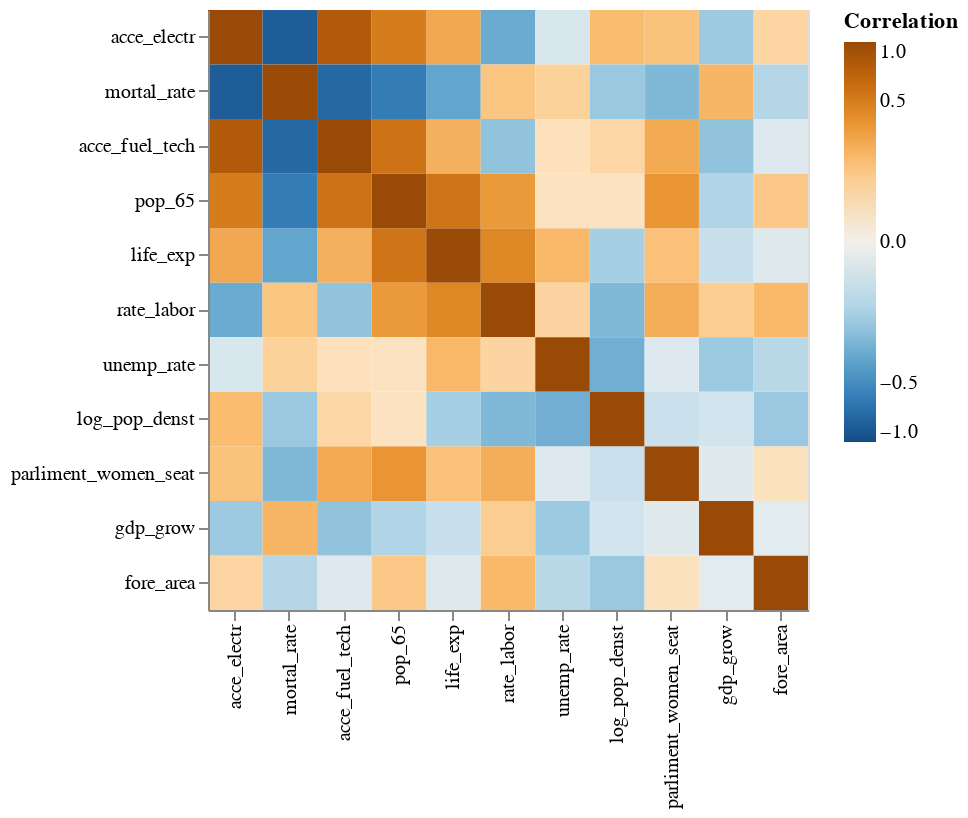

The cell this chart's notebook holds for it:
### Code cell
# melt corr_mx
corr_mx_long = corr_mx.reset_index().rename( 
    columns = {'Indicator Name': 'row'}
).melt(
    id_vars = 'row',
    var_name = 'col',
    value_name = 'Correlation'
)

# construct plot
alt.Chart(corr_mx_long).mark_rect().encode(
    x = alt.X('col', title = '', sort = {'field': 'Correlation', 'order': 'ascending'}), 
    y = alt.Y('row', title = '', sort = {'field': 'Correlation', 'order': 'ascending'}), 
    color = alt.Color('Correlation', 
    scale = alt.Scale(scheme = 'blueorange', domain = (-1, 1), type = 'sqrt'), 
    legend = alt.Legend(tickCount = 5))
).properties(width = 300, height = 300)

### Figure 1 — Vega-Lite specification as saved in the notebook (floating-point values rounded to 4 significant figures)
{"config": {"view": {"continuousWidth": 400, "continuousHeight": 300}}, "data": {"name": "data-4839531c6b36a7b71b219940d9d10af8"}, "mark": "rect", "encoding": {"color": {"field": "Correlation", "legend": {"tickCount": 5}, "scale": {"domain": [-1, 1], "scheme": "blueorange", "type": "sqrt"}, "type": "quantitative"}, "x": {"field": "col", "sort": {"field": "Correlation", "order": "ascending"}, "title": "", "type": "nominal"}, "y": {"field": "row", "sort": {"field": "Correlation", "order": "ascending"}, "title": "", "type": "nominal"}}, "height": 300, "width": 300, "$schema": "https://vega.github.io/schema/vega-lite/v4.17.0.json", "datasets": {"data-4839531c6b36a7b71b219940d9d10af8": [{"row": "acce_fuel_tech", "col": "acce_fuel_tech", "Correlation": 1.0}, {"row": "acce_electr", "col": "acce_fuel_tech", "Correlation": 0.8051}, {"row": "fore_area", "col": "acce_fuel_tech", "Correlation": -0.01754}, {"row": "gdp_grow", "col": "acce_fuel_tech", "Correlation": -0.1891}, {"row": "life_exp", "col": "acce_fuel_tech", "Correlation": 0.2213}, {"row": "mortal_rate", "col": "acce_fuel_tech", "Correlation": -0.7566}, {"row": "pop_65", "col": "acce_fuel_tech", "Correlation": 0.5637}, {"row": "parliment_women_seat", "col": "acce_fuel_tech", "Correlation": 0.2463}, {"row": "rate_labor", "col": "acce_fuel_tech", "Correlation": -0.1905}, {"row": "unemp_rate", "col": "acce_fuel_tech", "Correlation": 0.03713}, {"row": "log_pop_denst", "col": "acce_fuel_tech", "Correlation": 0.06717}, {"row": "acce_fuel_tech", "col": "acce_electr", "Correlation": 0.8051}, {"row": "acce_electr", "col": "acce_electr", "Correlation": 1.0}, {"row": "fore_area", "col": "acce_electr", "Correlation": 0.07026}, {"row": "gdp_grow", "col": "acce_electr", "Correlation": -0.1603}, {"row": "life_exp", "col": "acce_electr", "Correlation": 0.2527}, {"row": "mortal_rate", "col": "acce_electr", "Correlation": -0.8429}, {"row": "pop_65", "col": "acce_electr", "Correlation": 0.4987}, {"row": "parliment_women_seat", "col": "acce_electr", "Correlation": 0.145}, {"row": "rate_labor", "col": "acce_electr", "Correlation": -0.3086}, {"row": "unemp_rate", "col": "acce_electr", "Correlation": -0.02671}, {"row": "log_pop_denst", "col": "acce_electr", "Correlation": 0.1684}, {"row": "acce_fuel_tech", "col": "fore_area", "Correlation": -0.01754}, {"row": "acce_electr", "col": "fore_area", "Correlation": 0.07026}, {"row": "fore_area", "col": "fore_area", "Correlation": 1.0}, {"row": "gdp_grow", "col": "fore_area", "Correlation": -0.009624}, {"row": "life_exp", "col": "fore_area", "Correlation": -0.01523}, {"row": "mortal_rate", "col": "fore_area", "Correlation": -0.09621}, {"row": "pop_65", "col": "fore_area", "Correlation": 0.1205}, {"row": "parliment_women_seat", "col": "fore_area", "Correlation": 0.03221}, {"row": "rate_labor", "col": "fore_area", "Correlation": 0.1827}, {"row": "unemp_rate", "col": "fore_area", "Correlation": -0.088}, {"row": "log_pop_denst", "col": "fore_area", "Correlation": -0.17}, {"row": "acce_fuel_tech", "col": "gdp_grow", "Correlation": -0.1891}, {"row": "acce_electr", "col": "gdp_grow", "Correlation": -0.1603}, {"row": "fore_area", "col": "gdp_grow", "Correlation": -0.009624}, {"row": "gdp_grow", "col": "gdp_grow", "Correlation": 1.0}, {"row": "life_exp", "col": "gdp_grow", "Correlation": -0.05784}, {"row": "mortal_rate", "col": "gdp_grow", "Correlation": 0.1954}, {"row": "pop_65", "col": "gdp_grow", "Correlation": -0.1051}, {"row": "parliment_women_seat", "col": "gdp_grow", "Correlation": -0.01303}, {"row": "rate_labor", "col": "gdp_grow", "Correlation": 0.09955}, {"row": "unemp_rate", "col": "gdp_grow", "Correlation": -0.1613}, {"row": "log_pop_denst", "col": "gdp_grow", "Correlation": -0.04021}, {"row": "acce_fuel_tech", "col": "life_exp", "Correlation": 0.2213}, {"row": "acce_electr", "col": "life_exp", "Correlation": 0.2527}, {"row": "fore_area", "col": "life_exp", "Correlation": -0.01523}, {"row": "gdp_grow", "col": "life_exp", "Correlation": -0.05784}, {"row": "life_exp", "col": "life_exp", "Correlation": 1.0}, {"row": "mortal_rate", "col": "life_exp", "Correlation": -0.3427}, {"row": "pop_65", "col": "life_exp", "Correlation": 0.5529}, {"row": "parliment_women_seat", "col": "life_exp", "Correlation": 0.1501}, {"row": "rate_labor", "col": "life_exp", "Correlation": 0.4312}, {"row": "unemp_rate", "col": "life_exp", "Correlation": 0.1858}, {"row": "log_pop_denst", "col": "life_exp", "Correlation": -0.1303}, {"row": "acce_fuel_tech", "col": "mortal_rate", "Correlation": -0.7566}, {"row": "acce_electr", "col": "mortal_rate", "Correlation": -0.8429}, {"row": "fore_area", "col": "mortal_rate", "Correlation": -0.09621}, {"row": "gdp_grow", "col": "mortal_rate", "Correlation": 0.1954}, {"row": "life_exp", "col": "mortal_rate", "Correlation": -0.3427}, {"row": "mortal_rate", "col": "mortal_rate", "Correlation": 1.0}, {"row": "pop_65", "col": "mortal_rate", "Correlation": -0.6109}, {"row": "parliment_women_seat", "col": "mortal_rate", "Correlation": -0.2393}, {"row": "rate_labor", "col": "mortal_rate", "Correlation": 0.1301}, {"row": "unemp_rate", "col": "mortal_rate", "Correlation": 0.08274}, {"row": "log_pop_denst", "col": "mortal_rate", "Correlation": -0.1676}, {"row": "acce_fuel_tech", "col": "pop_65", "Correlation": 0.5637}, {"row": "acce_electr", "col": "pop_65", "Correlation": 0.4987}, {"row": "fore_area", "col": "pop_65", "Correlation": 0.1205}, {"row": "gdp_grow", "col": "pop_65", "Correlation": -0.1051}, {"row": "life_exp", "col": "pop_65", "Correlation": 0.5529}, {"row": "mortal_rate", "col": "pop_65", "Correlation": -0.6109}, {"row": "pop_65", "col": "pop_65", "Correlation": 1.0}, {"row": "parliment_women_seat", "col": "pop_65", "Correlation": 0.3471}, {"row": "rate_labor", "col": "pop_65", "Correlation": 0.325}, {"row": "unemp_rate", "col": "pop_65", "Correlation": 0.0307}, {"row": "log_pop_denst", "col": "pop_65", "Correlation": 0.02967}, {"row": "acce_fuel_tech", "col": "parliment_women_seat", "Correlation": 0.2463}, {"row": "acce_electr", "col": "parliment_women_seat", "Correlation": 0.145}, {"row": "fore_area", "col": "parliment_women_seat", "Correlation": 0.03221}, {"row": "gdp_grow", "col": "parliment_women_seat", "Correlation": -0.01303}, {"row": "life_exp", "col": "parliment_women_seat", "Correlation": 0.1501}, {"row": "mortal_rate", "col": "parliment_women_seat", "Correlation": -0.2393}, {"row": "pop_65", "col": "parliment_women_seat", "Correlation": 0.3471}, {"row": "parliment_women_seat", "col": "parliment_women_seat", "Correlation": 1.0}, {"row": "rate_labor", "col": "parliment_women_seat", "Correlation": 0.2293}, {"row": "unemp_rate", "col": "parliment_women_seat", "Correlation": -0.01798}, {"row": "log_pop_denst", "col": "parliment_women_seat", "Correlation": -0.05242}, {"row": "acce_fuel_tech", "col": "rate_labor", "Correlation": -0.1905}, {"row": "acce_electr", "col": "rate_labor", "Correlation": -0.3086}, {"row": "fore_area", "col": "rate_labor", "Correlation": 0.1827}, {"row": "gdp_grow", "col": "rate_labor", "Correlation": 0.09955}, {"row": "life_exp", "col": "rate_labor", "Correlation": 0.4312}, {"row": "mortal_rate", "col": "rate_labor", "Correlation": 0.1301}, {"row": "pop_65", "col": "rate_labor", "Correlation": 0.325}, {"row": "parliment_women_seat", "col": "rate_labor", "Correlation": 0.2293}, {"row": "rate_labor", "col": "rate_labor", "Correlation": 1.0}, {"row": "unemp_rate", "col": "rate_labor", "Correlation": 0.07402}, {"row": "log_pop_denst", "col": "rate_labor", "Correlation": -0.24}, {"row": "acce_fuel_tech", "col": "unemp_rate", "Correlation": 0.03713}, {"row": "acce_electr", "col": "unemp_rate", "Correlation": -0.02671}, {"row": "fore_area", "col": "unemp_rate", "Correlation": -0.088}, {"row": "gdp_grow", "col": "unemp_rate", "Correlation": -0.1613}, {"row": "life_exp", "col": "unemp_rate", "Correlation": 0.1858}, {"row": "mortal_rate", "col": "unemp_rate", "Correlation": 0.08274}, {"row": "pop_65", "col": "unemp_rate", "Correlation": 0.0307}, {"row": "parliment_women_seat", "col": "unemp_rate", "Correlation": -0.01798}, {"row": "rate_labor", "col": "unemp_rate", "Correlation": 0.07402}, {"row": "unemp_rate", "col": "unemp_rate", "Correlation": 1.0}, {"row": "log_pop_denst", "col": "unemp_rate", "Correlation": -0.2896}, {"row": "acce_fuel_tech", "col": "log_pop_denst", "Correlation": 0.06717}, {"row": "acce_electr", "col": "log_pop_denst", "Correlation": 0.1684}, {"row": "fore_area", "col": "log_pop_denst", "Correlation": -0.17}, {"row": "gdp_grow", "col": "log_pop_denst", "Correlation": -0.04021}, {"row": "life_exp", "col": "log_pop_denst", "Correlation": -0.1303}, {"row": "mortal_rate", "col": "log_pop_denst", "Correlation": -0.1676}, {"row": "pop_65", "col": "log_pop_denst", "Correlation": 0.02967}, {"row": "parliment_women_seat", "col": "log_pop_denst", "Correlation": -0.05242}, {"row": "rate_labor", "col": "log_pop_denst", "Correlation": -0.24}, {"row": "unemp_rate", "col": "log_pop_denst", "Correlation": -0.2896}, {"row": "log_pop_denst", "col": "log_pop_denst", "Correlation": 1.0}]}}
